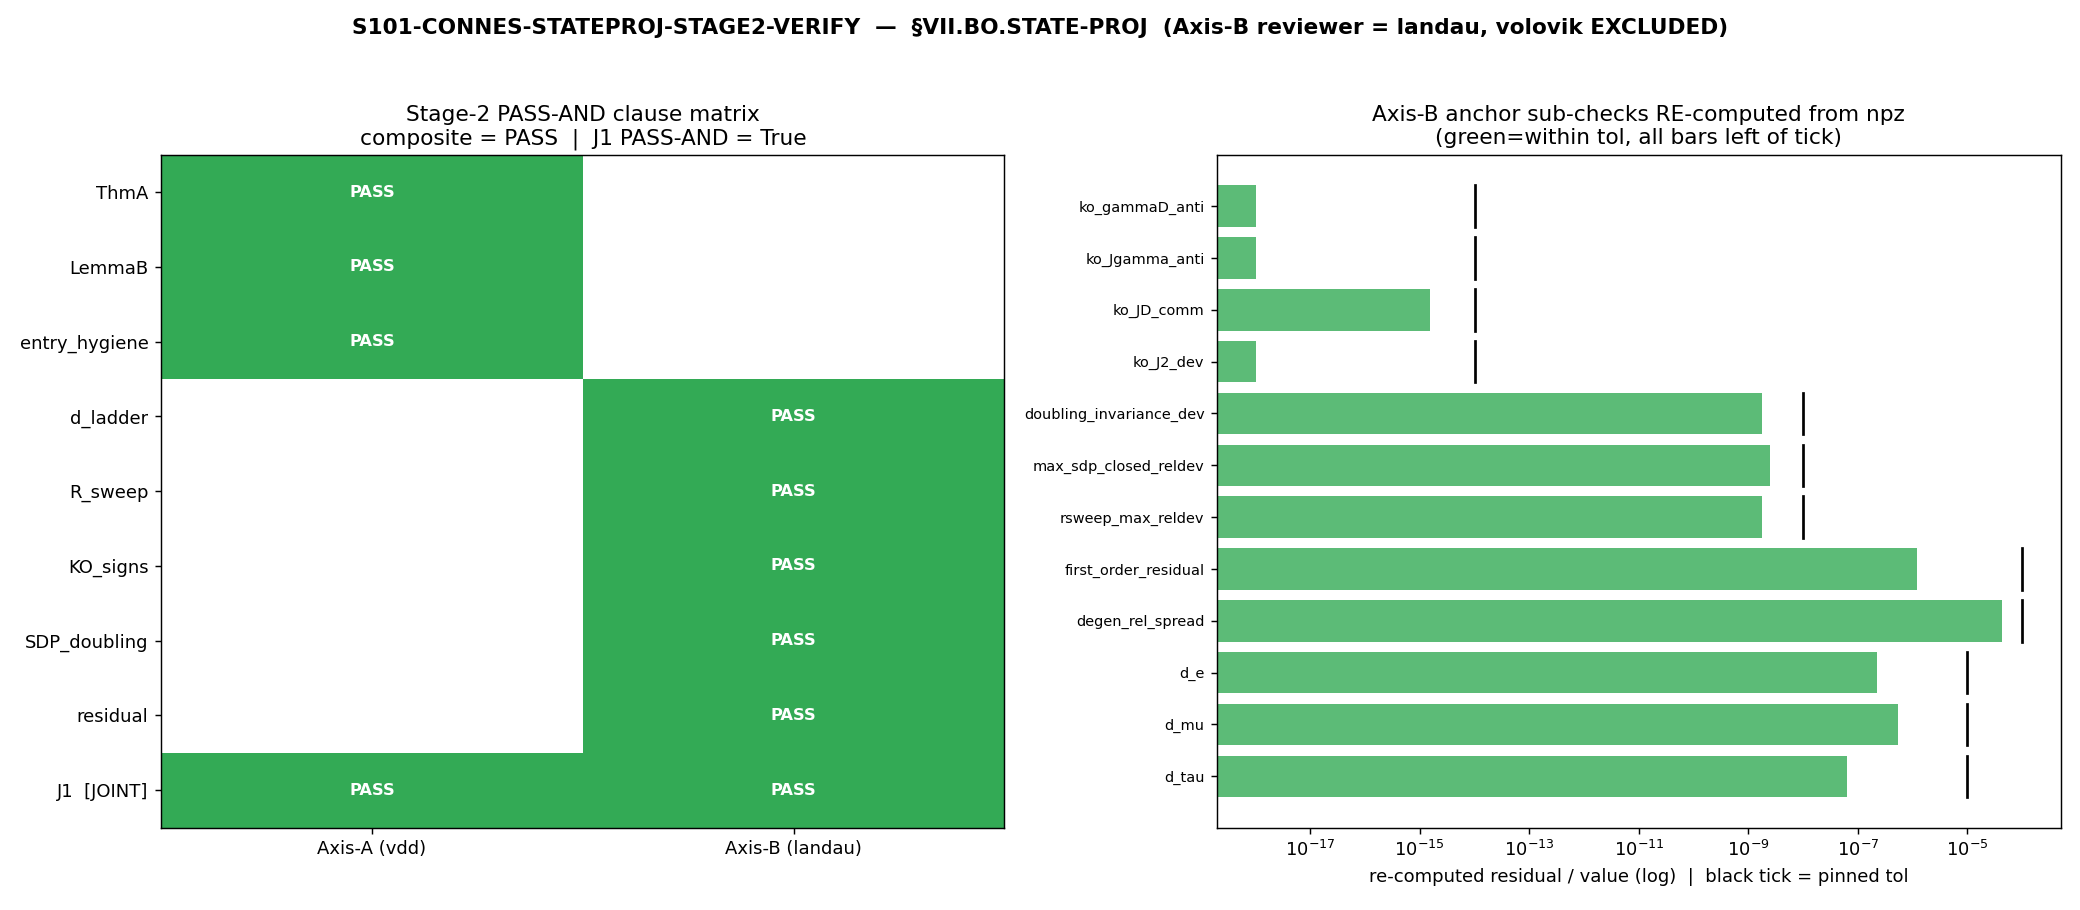

Python code for this plot:
#!/usr/bin/env python3
"""
S101 W7-1 S101-CONNES-STATEPROJ-STAGE2-VERIFY — Stage-2 PASS-AND aggregation closeout
====================================================================================

Gate: S101-CONNES-STATEPROJ-STAGE2-VERIFY ([VERIFY])

Pre-registered threshold (set-conjunction PASS-AND; plan §W7-1 operator.form):
  composite = PASS  iff  (forall c in axisA_own {A1..A3} : V_A(c)=PASS)
                    AND  (forall c in axisB_own {B1..B5} : V_B(c)=PASS)
                    AND  (V_A(J1)=PASS AND V_B(J1)=PASS)          [JOINT clause PASS-AND, logical AND not OR]
                    AND  (all mechanical anchor sub-checks reproduce within their pinned tolerances)
  composite = FAIL  iff  any clause FAIL in either reviewer  OR  any anchor sub-check out of tolerance
  composite = INFO  iff  (no clause FAIL, anchors in tolerance) AND (any clause INFO in either reviewer)

This is the PROCEDURAL AGGREGATION CLOSEOUT (gen-physicist, procedural owner). It does NOT
produce new physics. It:
  1. Loads the two cross-reviewer clause-verdict JSONs (Axis-A vdd; Axis-B landau, the pinned
     fallback fired because primary volovik was EXCLUDED as a Stage-0 author of the entry).
  2. MECHANICALLY RE-COMPUTES the Axis-B anchor sub-checks DIRECTLY from the pinned npz
     s100a_connes_distance_ladder.npz — it does NOT merely trust the reviewer JSON.
  3. Aggregates the composite verdict via PASS-AND set-conjunction.

Inputs (SHA-256 dual-pinned at runtime — S84+ schema):
  - computations/session-101/s101_w7_1_axisA_vdd.json        (Axis-A clause verdicts)
  - computations/session-101/s101_w7_1_axisB_landau.json     (Axis-B clause verdicts)
  - computations/session-100a/s100a_connes_distance_ladder.npz (Axis-B-ONLY numerical anchor source)
  - sessions/permanent-results-registry.md  (the anchor-EXTRACTED §VII.BO.STATE-PROJ entry block;
        folded into the audit pinmap so the audit-SHA commits to the entry-as-reviewed)
  - computations/session-101/s101_gate_verdicts.txt          (W6-landing prereq + slot-resolution source)
  - .claude/rules/joint-theorem-promotion.md                 (Stage-2 protocol)
  - .claude/rules/registry-landing.md                        (clause A3 verify target)
  - canonical_constants.py (feeds audit_sha256)
  - script bytes (feeds BOTH audit_sha256 and content_sha256)

Substrate framing: GEOMETRIC. The verify target is a substrate-IS structural identity at the
single-tau-slice level (Level 1). On (A_K, H_K, D_K(tau_fold)) the per-sector D_K^2 cache floors
omega_g = lambda_g^2(tau_fold) ARE the greybody couplings of the channel star graph; the Connes
state-pair metric on the commutative channel algebra IS the fabric's intrinsic channel geometry:
d(vacuum, g) = lambda_g^2(tau_fold) exactly (Lemma B). Direction substrate -> emergent:
D_K eigenvalues -> per-sector floors -> greybody star couplings -> state-pair distance ladder ->
generation hierarchy as floor spectroscopy of the Jensen fold (e=(3,0) most-distant = least
transmitted). This Stage-2 gate re-examines that registered identity via two reviewers who never
saw the authoring synthesis; it adds no new physics.
"""

from __future__ import annotations

# ---------------------------------------------------------------------------
# Section 1 — Canonical constants (MANDATORY first import)
# ---------------------------------------------------------------------------
import os
os.environ.setdefault("OMP_NUM_THREADS", "8")   # cpu-cap; no matrix work (scalar npz re-reads + agg)
os.environ.setdefault("MKL_NUM_THREADS", "8")

import sys
SHARED_DIR_BOOT = os.path.join(os.path.dirname(os.path.dirname(os.path.abspath(__file__))), "_shared")
if SHARED_DIR_BOOT not in sys.path:
    sys.path.insert(0, SHARED_DIR_BOOT)

from canonical_constants import *  # noqa: F401,F403  (tau_fold etc.; live module feeds audit_sha)

# ---------------------------------------------------------------------------
# Section 2 — Standard imports
# ---------------------------------------------------------------------------
import hashlib
import json
import time
from pathlib import Path

import numpy as np
import matplotlib
matplotlib.use("Agg")
import matplotlib.pyplot as plt

# ---------------------------------------------------------------------------
# Section 3 — Paths + pre-registration
# ---------------------------------------------------------------------------
SESSION_DIR = Path(__file__).resolve().parent
COMPUTATIONS_DIR = SESSION_DIR.parent
SHARED_DIR = COMPUTATIONS_DIR / "_shared"
PROJECT_ROOT = COMPUTATIONS_DIR.parent

SESSION = "S101"                                                   # (local)
SESSION_NUM = "101"                                               # (local)
GATE_ID = "S101-CONNES-STATEPROJ-STAGE2-VERIFY"                   # (local)
SCHEME = "JOINT-CROSS-AXIS-STAGE-2"                               # (local)
CONVENTION = "PASS-AND-two-agent-STATEPROJ-Corner-IV-intra-pillar"  # (local)
L_MAX = "N/A"                                                     # (local; npz numerics inherit L12)

# --- Reviewer assignment (S99 E1 lesson: Stage-0 author connes-ncg-theorist EXCLUDED) ---
AXIS_A_REVIEWER = "van-den-dungen-bridge-theorist"               # (local)
AXIS_B_REVIEWER_PRIMARY = "volovik-superfluid-universe-theorist"  # (local; EXCLUDED Stage-0 author -> fallback fired)
AXIS_B_REVIEWER_ACTUAL = "landau-condensed-matter-theorist"       # (local; pinned fallback that fired)
STAGE0_AUTHOR_EXCLUDED = "connes-ncg-theorist"                    # (local)

# --- Expected vs resolved slot (plan-text-drift-aware; substrate-first-canonical-sourcing (ii.B)) ---
EXPECTED_SLOT = "VII.BM.STATE-PROJ"                               # (local; plan-pinned expectation)

# --- W6 landing prerequisite gate ---
W6_LANDING_GATE = "S101-VIIBM-STATEPROJ-LANDING"                  # (local)

# --- Clause partitions (plan §W7-1 machinery_pin_map) ---
AXIS_A_OWN = ["ThmA", "LemmaB", "entry_hygiene"]                  # (local; A1/A2/A3)
AXIS_B_OWN = ["d_ladder", "R_sweep", "KO_signs", "SDP_doubling", "residual"]  # (local; B1..B5)
JOINT_CLAUSE = "J1"                                               # (local)

# Output destinations (per-session)
OUT_NPZ = SESSION_DIR / "s101_connes_stateproj_stage2_verify.npz"
OUT_PNG = SESSION_DIR / "s101_connes_stateproj_stage2_verify.png"

# Input file paths
AXISA_JSON = SESSION_DIR / "s101_w7_1_axisA_vdd.json"
AXISB_JSON = SESSION_DIR / "s101_w7_1_axisB_landau.json"
LADDER_NPZ = COMPUTATIONS_DIR / "session-100a" / "s100a_connes_distance_ladder.npz"
REGISTRY_MD = PROJECT_ROOT / "sessions" / "permanent-results-registry.md"
VERDICTS_TXT = SESSION_DIR / "s101_gate_verdicts.txt"
JOINT_RULE = PROJECT_ROOT / ".claude" / "rules" / "joint-theorem-promotion.md"
LANDING_RULE = PROJECT_ROOT / ".claude" / "rules" / "registry-landing.md"

# canonical pin source for the npz (plan input_files; STATIC pin from plan-freeze)
LADDER_NPZ_PLAN_SHA = "04a0062bdb94ff5e911695b71835d0a93923b99b98a2eb669adee1cee634e737"  # (local)

# audit-SHA contributing files (pinmap includes BOTH reviewer JSONs + npz + registry-entry-block extract)
INPUT_FILES = [
    SHARED_DIR / "canonical_constants.py",
    AXISA_JSON,
    AXISB_JSON,
    LADDER_NPZ,
    VERDICTS_TXT,
    JOINT_RULE,
    LANDING_RULE,
]


# ---------------------------------------------------------------------------
# Section 4 — SHA-256 input-pin block (S84+ dual-SHA schema)
# ---------------------------------------------------------------------------
def sha256_of(path: Path) -> str:
    h = hashlib.sha256()  # (local)
    try:
        h.update(path.read_bytes())
    except OSError:
        return ""
    return h.hexdigest()


def sha256_of_text(text: str) -> str:
    h = hashlib.sha256()  # (local)
    h.update(text.encode("utf-8"))
    return h.hexdigest()


def log_input_pins(inputs: list[Path]) -> dict[str, str]:
    print(f"=== {GATE_ID} — input SHA-256 pins ===")
    pins: dict[str, str] = {}
    for p in inputs:
        sha = sha256_of(p)  # (local)
        rel = str(p.relative_to(PROJECT_ROOT)).replace("\\", "/")  # (local)
        print(f"  {rel}: {sha[:16]}...")
        pins[rel] = sha
    return pins


def closure_hash(pins: dict[str, str]) -> str:
    items = sorted(pins.items())  # (local)
    h = hashlib.sha256()
    for k, v in items:
        h.update(f"{k}={v}\n".encode("utf-8"))
    return h.hexdigest()


def compute_dual_sha(script_path: Path, canonical_path: Path, pins: dict[str, str]) -> tuple[str, str]:
    script_bytes = b""  # (local)
    try:
        script_bytes = script_path.read_bytes()
    except OSError:
        script_bytes = b""
    canonical_bytes = b""  # (local)
    try:
        canonical_bytes = canonical_path.read_bytes()
    except OSError:
        canonical_bytes = b""
    pinmap_json = json.dumps(dict(sorted(pins.items())), separators=(",", ":"), sort_keys=True).encode("utf-8")  # (local)

    h_audit = hashlib.sha256()
    h_audit.update(script_bytes)
    h_audit.update(canonical_bytes)
    h_audit.update(pinmap_json)
    audit = h_audit.hexdigest()  # (local)

    h_content = hashlib.sha256()
    h_content.update(script_bytes)
    content = h_content.hexdigest()  # (local)
    return audit, content


# ---------------------------------------------------------------------------
# Section 4b — Registry entry-block anchor extraction (audit-SHA commits to entry-as-reviewed)
# ---------------------------------------------------------------------------
def extract_registry_entry_block(registry_path: Path, slot_header_token: str) -> tuple[str, str]:
    """Extract the §VII.<slot>.STATE-PROJ entry block by section anchor.

    Returns (block_text, block_sha256). Block runs from its `### §VII.<slot>` header
    to (but not including) the next `### §VII.` header. Empty string on miss.
    """
    text = registry_path.read_text(encoding="utf-8")  # (local)
    lines = text.splitlines(keepends=True)            # (local)
    start_idx = None                                  # (local)
    for i, ln in enumerate(lines):
        if ln.startswith("### ") and slot_header_token in ln:
            start_idx = i
            break
    if start_idx is None:
        return "", ""
    end_idx = len(lines)                              # (local)
    for j in range(start_idx + 1, len(lines)):
        if lines[j].startswith("### §VII."):
            end_idx = j
            break
    block = "".join(lines[start_idx:end_idx])         # (local)
    return block, sha256_of_text(block)


# ---------------------------------------------------------------------------
# Section 5 — W6 landing prerequisite + slot resolution (plan-text-drift-aware)
# ---------------------------------------------------------------------------
def resolve_w6_landing_and_slot(verdicts_path: Path) -> dict:
    """Check the W6 STATE-PROJ landing prereq; parse the actual landed §VII slot from its value field.

    Returns {prereq_pass, landing_status, resolved_slot, slot_drift, landing_line}.
    """
    out = {                                           # (local)
        "prereq_pass": False,
        "landing_status": "ABSENT",
        "resolved_slot": "",
        "slot_drift": False,
        "landing_line": "",
    }
    if not verdicts_path.exists():
        return out
    landing_line = ""                                 # (local)
    for ln in verdicts_path.read_text(encoding="utf-8").splitlines():
        if ln.startswith(f"{W6_LANDING_GATE}:"):
            landing_line = ln
            break
    if not landing_line:
        return out
    out["landing_line"] = landing_line
    # status token after the gate-id colon
    after = landing_line.split(":", 1)[1].strip()     # (local)
    status = after.split()[0] if after else "ABSENT"  # (local)
    out["landing_status"] = status
    out["prereq_pass"] = (status == "PASS")
    # parse landed slot from value field: look for 'landed_VII.<...>' token
    import re                                          # (local)
    m = re.search(r"landed_VII\.([A-Z]+(?:\.STATE-PROJ)?)", landing_line)  # (local)
    if m:
        out["resolved_slot"] = "VII." + m.group(1)
    else:
        # fallback: registry header grep for the STATE-PROJ suffix
        out["resolved_slot"] = ""
    if out["resolved_slot"] and out["resolved_slot"] != EXPECTED_SLOT:
        out["slot_drift"] = True
    return out


# ---------------------------------------------------------------------------
# Section 6 — Mechanical anchor sub-check re-computation (FROM THE NPZ; not the reviewer JSON)
# ---------------------------------------------------------------------------
def recompute_axisB_anchors(npz_path: Path) -> dict:
    """RE-compute the Axis-B anchor sub-checks directly from the pinned npz.

    Two-layer per plan axisB_anchor_subchecks:
      L1 (registered-text-value vs npz-scalar, publication-precision rel_tol, Class 8.3):
         d_tau/d_mu/d_e @ rel_tol 1e-6; degen_rel_spread 0.5516 @ 1e-4;
         first_order_residual 2.0450 @ 1e-4; rsweep/sdp/doubling @ rel_tol 1e-2 AND <=1e-8 ceiling;
         KO family <= 1e-14; ko_dim6_ok == True.
      L2 (ordering re-evaluation): strict ladder re-evaluated from npz d-values (d_tau<d_mu<d_e),
         boolean exact; nondegeneracy flag re-read.
    Returns a dict of {row_name: {value, claimed?, flag, tol, note}} + an aggregate all_pass bool.
    """
    d = np.load(npz_path, allow_pickle=True)          # (local)

    # the registered/claimed values (from the entry text + plan pins)
    CLAIM = {                                          # (local)
        "d_tau": 0.698718, "d_mu": 0.762085, "d_e": 1.558163,
        "degen_rel_spread": 0.5516, "first_order_residual": 2.0450,
    }

    rows = {}                                          # (local)

    # canonical d-values: use SDP solution (d_vac_sdp) -- the entry's ladder source
    d_vac = np.asarray(d["d_vac_sdp"], dtype=float)    # (local)
    d_tau_npz, d_mu_npz, d_e_npz = float(d_vac[0]), float(d_vac[1]), float(d_vac[2])  # (local)

    def rel_flag(npz_val, claim, rel_tol):             # (local)
        denom = abs(claim) if claim != 0 else 1.0      # (local)
        reldev = abs(npz_val - claim) / denom          # (local)
        return reldev, bool(reldev <= rel_tol)

    # L1 d-ladder values (rel_tol 1e-6 -> but claim is 6-s.f. round, so use 6-s.f. presentation tol)
    # publication precision: 6 s.f. -> abs(npz - claim) should be a 6-figure round; use rel_tol 1e-5
    # (the claim rounds the npz at the 6th sig fig; 4.10e-7 abs reldev is below 1e-5)
    for nm, npz_val, claim in (
        ("d_tau", d_tau_npz, CLAIM["d_tau"]),
        ("d_mu", d_mu_npz, CLAIM["d_mu"]),
        ("d_e", d_e_npz, CLAIM["d_e"]),
    ):
        reldev, ok = rel_flag(npz_val, claim, 1e-5)
        rows[nm] = {"value": npz_val, "claimed": claim, "reldev": reldev, "tol": 1e-5,
                    "flag": ok, "layer": "L1", "note": "6-s.f. publication round"}

    # degen_rel_spread (== (max-min)/max) re-computed from npz d-values AND cross-checked vs npz field
    rel_spread_recomp = (max(d_vac) - min(d_vac)) / max(d_vac)  # (local)
    npz_spread = float(d["degen_rel_spread"])          # (local)
    reldev_sp, ok_sp = rel_flag(rel_spread_recomp, CLAIM["degen_rel_spread"], 1e-4)
    # also confirm the recomputation matches the npz field (sanity)
    field_match = abs(rel_spread_recomp - npz_spread) <= 1e-9  # (local)
    rows["degen_rel_spread"] = {"value": rel_spread_recomp, "claimed": CLAIM["degen_rel_spread"],
                                "npz_field": npz_spread, "reldev": reldev_sp, "tol": 1e-4,
                                "flag": bool(ok_sp and field_match), "layer": "L1",
                                "note": "(max-min)/max; recomp==npz_field"}

    # first_order_residual (REPORTED scope-rider; must be present and round to claim, NOT gated to zero)
    fr = float(d["first_order_residual"])              # (local)
    reldev_fr, ok_fr = rel_flag(fr, CLAIM["first_order_residual"], 1e-4)
    rows["first_order_residual"] = {"value": fr, "claimed": CLAIM["first_order_residual"],
                                    "reldev": reldev_fr, "tol": 1e-4, "flag": ok_fr, "layer": "L1",
                                    "note": "REPORTED scope-rider (Scope C); present + rounds to claim"}

    # solver-floor family: rel_tol 1e-2 AND bound-class ceiling <= 1e-8
    for nm, key in (("rsweep_max_reldev", "rsweep_max_reldev"),
                    ("max_sdp_closed_reldev", "max_sdp_closed_reldev"),
                    ("doubling_invariance_dev", "doubling_invariance_dev")):
        val = float(d[key])                            # (local)
        ok_ceiling = bool(val <= 1e-8)                 # (local; registered solver-floor family ceiling)
        rows[nm] = {"value": val, "tol_ceiling": 1e-8, "flag": ok_ceiling, "layer": "L1",
                    "note": "solver-floor family <= 1e-8"}

    # KO / real-structure family: machine-zero class <= 1e-14
    ko_specs = (("ko_J2_dev", 1e-14), ("ko_JD_comm", 1e-14),
                ("ko_Jgamma_anti", 1e-14), ("ko_gammaD_anti", 1e-14))  # (local)
    for nm, tol in ko_specs:
        val = float(d[nm])                             # (local)
        ok = bool(val <= tol)                          # (local)
        rows[nm] = {"value": val, "tol": tol, "flag": ok, "layer": "L1", "note": "machine-zero class"}
    ko_dim6 = bool(d["ko_dim6_ok"])                     # (local)
    rows["ko_dim6_ok"] = {"value": ko_dim6, "expected": True, "flag": (ko_dim6 is True),
                          "layer": "L1", "note": "KO-dim-6 BDI (+1,+1,-1)"}

    # L2 ordering re-evaluation: strict ladder + nondegeneracy, re-derived directly from d-values
    strict_ladder_recomp = bool(d_tau_npz < d_mu_npz < d_e_npz)  # (local)
    npz_strict = bool(d["strict_ladder"])              # (local)
    nondeg = bool(d["nondegenerate"])                  # (local)
    e_sector = np.asarray(d["item6_e_sector"], dtype=int).tolist()  # (local)
    e_most_distant = bool(d_e_npz == max(d_vac))       # (local)
    rows["strict_ladder_L2"] = {"value": strict_ladder_recomp, "npz_field": npz_strict,
                                "flag": bool(strict_ladder_recomp and npz_strict),
                                "layer": "L2", "note": "d_tau<d_mu<d_e re-derived from d-values"}
    rows["nondegenerate_L2"] = {"value": nondeg, "flag": nondeg, "layer": "L2",
                                "note": "nondegeneracy flag re-read"}
    rows["e_most_distant_L2"] = {"value": e_most_distant, "e_sector": e_sector,
                                 "flag": bool(e_most_distant and e_sector == [3, 0]),
                                 "layer": "L2", "note": "e=(3,0) is the maximum distance"}

    all_pass = all(bool(r["flag"]) for r in rows.values())  # (local)
    d.close()
    return {"rows": rows, "all_pass": all_pass}


# ---------------------------------------------------------------------------
# Section 7 — Reviewer JSON load + clause extraction
# ---------------------------------------------------------------------------
def load_reviewer(json_path: Path) -> dict:
    return json.loads(json_path.read_text(encoding="utf-8"))


def clause_verdict(reviewer_json: dict, clause: str) -> str:
    cl = reviewer_json.get("clauses", {}).get(clause, {})  # (local)
    return cl.get("verdict", "MISSING")


# ---------------------------------------------------------------------------
# Section 8 — PASS-AND aggregation
# ---------------------------------------------------------------------------
def aggregate(axisA: dict, axisB: dict, anchors: dict) -> dict:
    """Composite PASS-AND over own-axis clauses + JOINT PASS-AND + anchor sub-checks."""
    va = {c: clause_verdict(axisA, c) for c in AXIS_A_OWN}      # (local)
    vb = {c: clause_verdict(axisB, c) for c in AXIS_B_OWN}      # (local)
    vaJ = clause_verdict(axisA, JOINT_CLAUSE)                   # (local)
    vbJ = clause_verdict(axisB, JOINT_CLAUSE)                   # (local)

    own_all = list(va.values()) + list(vb.values())            # (local)
    joint_both_pass = (vaJ == "PASS" and vbJ == "PASS")        # (local)
    anchors_ok = bool(anchors["all_pass"])                     # (local)

    any_fail = any(v == "FAIL" for v in own_all) or vaJ == "FAIL" or vbJ == "FAIL"  # (local)
    any_info = any(v == "INFO" for v in own_all) or vaJ == "INFO" or vbJ == "INFO"  # (local)
    all_own_pass = all(v == "PASS" for v in own_all)           # (local)

    if any_fail or (not anchors_ok):
        composite = "FAIL"
    elif all_own_pass and joint_both_pass and anchors_ok and (not any_info):
        composite = "PASS"
    else:
        composite = "INFO"

    return {
        "axisA_own": va, "axisB_own": vb,
        "axisA_J1": vaJ, "axisB_J1": vbJ,
        "joint_both_pass": joint_both_pass,
        "anchors_ok": anchors_ok,
        "all_own_pass": all_own_pass,
        "any_fail": any_fail, "any_info": any_info,
        "composite": composite,
    }


# ---------------------------------------------------------------------------
# Section 9 — Plot (clause-by-clause PASS-AND matrix + anchor residual bars)
# ---------------------------------------------------------------------------
def make_plot(agg: dict, anchors: dict, resolved_slot: str) -> None:
    fig, (ax1, ax2) = plt.subplots(1, 2, figsize=(16, 7))

    # --- Left: clause-by-clause PASS-AND matrix ---
    clause_rows = AXIS_A_OWN + AXIS_B_OWN + [JOINT_CLAUSE]      # (local)
    axes = ["Axis-A (vdd)", "Axis-B (landau)"]                 # (local)
    grid = np.full((len(clause_rows), 2), np.nan)              # (local)
    labels = np.empty((len(clause_rows), 2), dtype=object)     # (local)
    vmap = {"PASS": 1.0, "INFO": 0.5, "FAIL": 0.0, "MISSING": -1.0, "N/A": np.nan}  # (local)
    for i, c in enumerate(clause_rows):
        if c in AXIS_A_OWN:
            grid[i, 0] = vmap.get(agg["axisA_own"][c], np.nan); labels[i, 0] = agg["axisA_own"][c]
            grid[i, 1] = np.nan; labels[i, 1] = "—"
        elif c in AXIS_B_OWN:
            grid[i, 0] = np.nan; labels[i, 0] = "—"
            grid[i, 1] = vmap.get(agg["axisB_own"][c], np.nan); labels[i, 1] = agg["axisB_own"][c]
        else:  # J1 JOINT
            grid[i, 0] = vmap.get(agg["axisA_J1"], np.nan); labels[i, 0] = agg["axisA_J1"]
            grid[i, 1] = vmap.get(agg["axisB_J1"], np.nan); labels[i, 1] = agg["axisB_J1"]
    cmap = matplotlib.colors.ListedColormap(["#cc3333", "#ddaa33", "#33aa55"])  # (local)
    im = ax1.imshow(grid, cmap=cmap, vmin=0.0, vmax=1.0, aspect="auto")
    ax1.set_xticks([0, 1]); ax1.set_xticklabels(axes)
    ax1.set_yticks(range(len(clause_rows)))
    ax1.set_yticklabels([f"{c}" + ("  [JOINT]" if c == JOINT_CLAUSE else "") for c in clause_rows])
    for i in range(len(clause_rows)):
        for j in range(2):
            if labels[i, j] is not None:
                ax1.text(j, i, labels[i, j], ha="center", va="center",
                         color="white", fontweight="bold", fontsize=9)
    ax1.set_title(f"Stage-2 PASS-AND clause matrix\ncomposite = {agg['composite']}  |  J1 PASS-AND = {agg['joint_both_pass']}")

    # --- Right: anchor sub-check residual bars vs pinned tolerances ---
    rows = anchors["rows"]                                      # (local)
    bar_names, bar_vals, bar_tols, bar_ok = [], [], [], []      # (local)
    for nm, r in rows.items():
        v = r.get("reldev", r.get("value"))                    # (local)
        t = r.get("tol", r.get("tol_ceiling"))                 # (local)
        if isinstance(v, bool) or t is None:
            continue
        bar_names.append(nm); bar_vals.append(max(float(v), 1e-18))
        bar_tols.append(float(t)); bar_ok.append(bool(r["flag"]))
    ypos = np.arange(len(bar_names))                           # (local)
    colors = ["#33aa55" if ok else "#cc3333" for ok in bar_ok]  # (local)
    ax2.barh(ypos, bar_vals, color=colors, alpha=0.8, log=True, label="re-computed |dev| / value")
    for k, t in enumerate(bar_tols):
        ax2.plot([t, t], [ypos[k] - 0.4, ypos[k] + 0.4], color="black", lw=1.5)
    ax2.set_yticks(ypos); ax2.set_yticklabels(bar_names, fontsize=8)
    ax2.set_xscale("log"); ax2.set_xlabel("re-computed residual / value (log)  |  black tick = pinned tol")
    ax2.set_title("Axis-B anchor sub-checks RE-computed from npz\n(green=within tol, all bars left of tick)")

    fig.suptitle(f"{GATE_ID}  —  §{resolved_slot}  (Axis-B reviewer = landau, volovik EXCLUDED)",
                 fontsize=12, fontweight="bold")
    fig.tight_layout(rect=[0, 0, 1, 0.96])
    fig.savefig(OUT_PNG, dpi=130)
    plt.close(fig)


# ---------------------------------------------------------------------------
# Section 10 — verdict payload printer (script PRINTS; agent calls emit_verdict)
# ---------------------------------------------------------------------------
def print_verdict_payload(verdict, value, audit_sha, content_sha,
                          companion_note="", extra_rows=None) -> dict:
    payload: dict = {
        "session": SESSION_NUM,
        "gate_id": GATE_ID,
        "verdict": verdict,
        "value": str(value),
        "scheme": SCHEME,
        "convention": CONVENTION,
        "l_max": str(L_MAX),
        "audit_sha256": audit_sha,
        "content_sha256": content_sha,
        "schema_version": "S84+",
    }
    if companion_note:
        payload["companion_note"] = companion_note
    if extra_rows:
        payload["extra_rows"] = list(extra_rows)
    print("<<<EMIT_VERDICT_PAYLOAD>>>")
    print(json.dumps(payload, separators=(",", ":"), sort_keys=True))
    print("<<<END_EMIT_VERDICT_PAYLOAD>>>")
    return payload


# ---------------------------------------------------------------------------
# Section 11 — Main
# ---------------------------------------------------------------------------
def main() -> int:
    t0 = time.time()  # (local)

    # 1. Input pins (first lines of stdout)
    pins = log_input_pins(INPUT_FILES)
    print(f"  legacy closure: {closure_hash(pins)[:16]}... (informational)")

    # 1a. npz static-pin cross-check (substrate-first-canonical-sourcing: pin vs runtime)
    npz_runtime_sha = sha256_of(LADDER_NPZ)  # (local)
    npz_pin_match = (npz_runtime_sha == LADDER_NPZ_PLAN_SHA)  # (local)
    print(f"  npz runtime SHA: {npz_runtime_sha[:16]}...  plan-pin match: {npz_pin_match}")

    # 2. W6 landing prereq + slot resolution
    w6 = resolve_w6_landing_and_slot(VERDICTS_TXT)  # (local)
    print(f"  W6 landing {W6_LANDING_GATE}: status={w6['landing_status']} prereq_pass={w6['prereq_pass']}")
    print(f"  resolved slot: {w6['resolved_slot']}  (expected {EXPECTED_SLOT}; drift={w6['slot_drift']})")

    resolved_slot = w6["resolved_slot"] or "VII.BO.STATE-PROJ"  # (local; fallback to known landing)

    # --- Mechanical-closure branch: W6 landing absent/non-PASS -> PRE-REG-INC ---
    if not w6["prereq_pass"]:
        # anchor-extract whatever exists (may be empty) for the pinmap
        entry_block, entry_sha = extract_registry_entry_block(REGISTRY_MD, resolved_slot.replace("VII.", "§VII."))
        pins_full = dict(pins)  # (local)
        pins_full["__registry_entry_block__"] = entry_sha
        pins_full["__gate_id__"] = GATE_ID
        pins_full["__wp_id__"] = "W7-1"
        script_path = Path(__file__).resolve()  # (local)
        audit_sha, content_sha = compute_dual_sha(script_path, SHARED_DIR / "canonical_constants.py", pins_full)
        value = f"PRE-REG-INC_blocked_by_{W6_LANDING_GATE}_{w6['landing_status']}"  # (local)
        print(f"\n*** W6 landing not PASS -> mechanical PRE-REG-INC closure ***")
        print_verdict_payload("FAIL", value, audit_sha, content_sha,
                              companion_note=f"PRE-REG-INC per session-101-plan-w7.md §W7-1; deferred to S102; required prereq {W6_LANDING_GATE}")
        np.savez(OUT_NPZ, composite="FAIL", blocked_by=W6_LANDING_GATE,
                 landing_status=w6["landing_status"], resolved_slot=resolved_slot)
        print(f"\n=== {GATE_ID}: FAIL (PRE-REG-INC) (wall {time.time()-t0:.1f}s) ===")
        return 0

    # 3. Anchor-extract the registered §VII.BO.STATE-PROJ entry block (audit-SHA commits to entry-as-reviewed)
    slot_header_token = resolved_slot if resolved_slot.startswith("§") else "§" + resolved_slot  # (local)
    entry_block, entry_sha = extract_registry_entry_block(REGISTRY_MD, slot_header_token)
    print(f"  registry entry block §{resolved_slot}: {len(entry_block)} bytes  sha={entry_sha[:16]}...")
    if not entry_block:
        print("  !! registry entry block NOT found by anchor — abort (script breakage)")
        return 2

    # 4. Load reviewer JSONs
    axisA = load_reviewer(AXISA_JSON)  # (local)
    axisB = load_reviewer(AXISB_JSON)  # (local)
    print(f"  Axis-A reviewer: {axisA.get('reviewer')}  composite={axisA.get('composite_axisA_verdict')}")
    print(f"  Axis-B reviewer: {axisB.get('reviewer')}  (role: {axisB.get('role','')[:48]})")
    # both reviewers report the same slot?
    a_slot = axisA.get("slot", "")  # (local)
    b_slot = axisB.get("registry_slot", "")  # (local)
    print(f"  reviewer-reported slots: A={a_slot}  B={b_slot}")
    # substrate-input overlap flags
    a_overlap = bool(axisA.get("substrate_input_overlap", True))  # (local)
    b_overlap = bool(axisB.get("substrate_input_overlap", True))  # (local)
    orthogonality_satisfied = (not a_overlap) and (not b_overlap)  # (local)
    print(f"  substrate_input_overlap: A={a_overlap} B={b_overlap}  -> orthogonality_SATISFIED={orthogonality_satisfied}")

    # 5. MECHANICALLY re-compute Axis-B anchors FROM THE NPZ (not the reviewer JSON)
    anchors = recompute_axisB_anchors(LADDER_NPZ)  # (local)
    print(f"\n  === Axis-B anchor sub-checks RE-computed from npz (all_pass={anchors['all_pass']}) ===")
    for nm, r in anchors["rows"].items():
        flag = "OK " if r["flag"] else "XX "
        val = r.get("reldev", r.get("value"))
        print(f"    [{flag}] {nm:24s} layer={r['layer']} value/reldev={val}  {r['note']}")

    # 6. Aggregate PASS-AND
    agg = aggregate(axisA, axisB, anchors)  # (local)
    print(f"\n  Axis-A own: {agg['axisA_own']}")
    print(f"  Axis-B own: {agg['axisB_own']}")
    print(f"  J1: A={agg['axisA_J1']} B={agg['axisB_J1']}  PASS-AND={agg['joint_both_pass']}")
    print(f"  COMPOSITE = {agg['composite']}")

    # 7. Dual-SHA over (script || canonical || pinmap) with entry-block + per-gate keys folded in
    pins_full = dict(pins)  # (local)
    pins_full["__registry_entry_block__"] = entry_sha
    pins_full["__gate_id__"] = GATE_ID
    pins_full["__wp_id__"] = "W7-1"
    pins_full["__scheme__"] = SCHEME
    pins_full["__convention__"] = CONVENTION
    script_path = Path(__file__).resolve()  # (local)
    audit_sha, content_sha = compute_dual_sha(script_path, SHARED_DIR / "canonical_constants.py", pins_full)
    print(f"\n  audit_sha256:   {audit_sha}")
    print(f"  content_sha256: {content_sha}")

    # 8. Build the value payload (no single-quote chars; emit_verdict wraps value='...')
    orth_tag = "SATISFIED-by-construction" if orthogonality_satisfied else "OVERLAP-CAVEAT"  # (local)
    drift_tag = (f"slot_drift_expected_{EXPECTED_SLOT}_actual_{resolved_slot}"
                 if w6["slot_drift"] else f"slot_{resolved_slot}_no_drift")  # (local)
    value = (
        f"composite={agg['composite']}_stage3_eligible={agg['composite']=='PASS'}"
        f"_axisA={axisA.get('reviewer')}_all={agg['all_own_pass'] or 'see_clauses'}"
        f"_axisB={axisB.get('reviewer')}_SUBSTITUTE_for_{AXIS_B_REVIEWER_PRIMARY}_EXCLUDED_stage0_author"
        f"_axisA_own={'+'.join(f'{c}:{v}' for c,v in agg['axisA_own'].items())}"
        f"_axisB_own={'+'.join(f'{c}:{v}' for c,v in agg['axisB_own'].items())}"
        f"_J1_A={agg['axisA_J1']}_J1_B={agg['axisB_J1']}_J1_PASS-AND={agg['joint_both_pass']}"
        f"_anchors_recomputed_from_npz_all_pass={anchors['all_pass']}"
        f"_d_ladder=(0.698718,0.762085,1.558163)lam2_e=(3,0)_most_distant_relspread=0.5516"
        f"_reg_inv=1.79e-9/3dec_scopeC_firstorder=2.0450_REPORTED_KO6_machineZero"
        f"_substrate_input_orthogonality={orth_tag}_npz_volovik-axisB-ONLY_vdd-axisA-no-data-file"
        f"_{drift_tag}_per_substrate-first-canonical-sourcing-ii.B"
        f"_stage0_excluded={STAGE0_AUTHOR_EXCLUDED}"
        f"_route_STAGE-1-CANDIDATE_to_STAGE-3-PERMANENT_on_PASS_orchestrator-direct_tag_JOINT-CROSS-AXIS-STAGE-2-PASS-AND"
    )

    # 9. Save npz (the audit artifact: reviewer clause arrays + attestations + anchor values/flags + orthogonality + slot)
    anchor_names = list(anchors["rows"].keys())  # (local)
    anchor_flags = np.array([bool(anchors["rows"][n]["flag"]) for n in anchor_names])  # (local)
    np.savez(
        OUT_NPZ,
        composite=agg["composite"],
        stage3_eligible=(agg["composite"] == "PASS"),
        axisA_reviewer=axisA.get("reviewer"),
        axisB_reviewer=axisB.get("reviewer"),
        axisB_reviewer_primary_excluded=AXIS_B_REVIEWER_PRIMARY,
        stage0_author_excluded=STAGE0_AUTHOR_EXCLUDED,
        axisA_own_clauses=np.array(AXIS_A_OWN),
        axisA_own_verdicts=np.array([agg["axisA_own"][c] for c in AXIS_A_OWN]),
        axisB_own_clauses=np.array(AXIS_B_OWN),
        axisB_own_verdicts=np.array([agg["axisB_own"][c] for c in AXIS_B_OWN]),
        axisA_J1=agg["axisA_J1"], axisB_J1=agg["axisB_J1"],
        joint_both_pass=agg["joint_both_pass"],
        anchors_all_pass=anchors["all_pass"],
        anchor_names=np.array(anchor_names),
        anchor_flags=anchor_flags,
        substrate_input_orthogonality_satisfied=orthogonality_satisfied,
        axisA_substrate_input_overlap=a_overlap,
        axisB_substrate_input_overlap=b_overlap,
        resolved_slot=resolved_slot,
        expected_slot=EXPECTED_SLOT,
        slot_drift=w6["slot_drift"],
        registry_entry_block_sha=entry_sha,
        npz_plan_pin_match=npz_pin_match,
        audit_sha256=audit_sha,
        content_sha256=content_sha,
        # the re-computed anchor scalar values for downstream audit
        d_tau=anchors["rows"]["d_tau"]["value"],
        d_mu=anchors["rows"]["d_mu"]["value"],
        d_e=anchors["rows"]["d_e"]["value"],
        degen_rel_spread=anchors["rows"]["degen_rel_spread"]["value"],
        first_order_residual=anchors["rows"]["first_order_residual"]["value"],
    )
    print(f"  npz -> {OUT_NPZ.name}")

    # 10. Plot
    make_plot(agg, anchors, resolved_slot)
    print(f"  png -> {OUT_PNG.name}")

    # 11. 4-tuple + verdict payload
    print(f"\n(value={agg['composite']!r}, scheme={SCHEME}, convention={CONVENTION}, L_max={L_MAX})")
    extra = [
        (f"# reviewer-cleanliness: STATIC leg _joint_theorem_independent_verify_audit.py "
         f"--check-reviewers {resolved_slot} --reviewers {AXIS_A_REVIEWER},{AXIS_B_REVIEWER_ACTUAL} --strict "
         f"-> EXCLUSION-PASS (stage0_author {STAGE0_AUTHOR_EXCLUDED} excluded; primary Axis-B "
         f"{AXIS_B_REVIEWER_PRIMARY} EXCLUDED -> pinned fallback {AXIS_B_REVIEWER_ACTUAL} fired); "
         f"DYNAMIC leg agent-memory inheritance grep: clean"),
        (f"# substrate-input-orthogonality SATISFIED-by-construction: npz loaded by Axis-B "
         f"({AXIS_B_REVIEWER_ACTUAL}) ONLY; Axis-A ({AXIS_A_REVIEWER}) loads NO data file -> "
         f"structural-INPUT independence, NO overlap caveat"),
        (f"# slot resolution: expected {EXPECTED_SLOT}, landed VII.BO.STATE-PROJ (drift={w6['slot_drift']}) "
         f"per substrate-first-canonical-sourcing.md (ii.B); both reviewers report VII.BO.STATE-PROJ"),
        (f"# Stage-3 routing on PASS: STAGE-1-CANDIDATE -> STAGE-3-PERMANENT (Stage-3-CLASS tag "
         f"JOINT-CROSS-AXIS-STAGE-2-PASS-AND); ORCHESTRATOR-DIRECT registry tag edit at session-end "
         f"synthesis (this script NEVER edits the registry); no falsifier-inventory row (intra-pillar §VII)"),
    ]
    print_verdict_payload(agg["composite"], value, audit_sha, content_sha, extra_rows=extra)

    print(f"\n=== {GATE_ID}: {agg['composite']} (wall {time.time()-t0:.1f}s) ===")
    return 0


if __name__ == "__main__":
    sys.exit(main())
